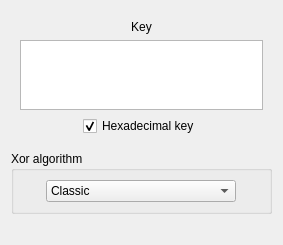
<?xml version="1.0" encoding="UTF-8"?>
<ui version="4.0">
 <comment>
  * Released as open source by NCC Group Plc - http://www.nccgroup.com/
  *
  * Developed by Gabriel Caudrelier, gabriel dot caudrelier at nccgroup dot com
  *
  * https://github.com/nccgroup/pip3line
  *
  * Released under AGPL see LICENSE for more information
</comment>
 <class>XorWidget</class>
 <widget class="QWidget" name="XorWidget">
  <property name="geometry">
   <rect>
    <x>0</x>
    <y>0</y>
    <width>283</width>
    <height>217</height>
   </rect>
  </property>
  <property name="windowTitle">
   <string>Form</string>
  </property>
  <layout class="QVBoxLayout" name="verticalLayout">
   <item>
    <widget class="QWidget" name="keyWidget" native="true">
     <layout class="QVBoxLayout" name="verticalLayout_2">
      <item>
       <widget class="QLabel" name="keyLabel">
        <property name="text">
         <string>Key</string>
        </property>
        <property name="alignment">
         <set>Qt::AlignCenter</set>
        </property>
       </widget>
      </item>
      <item>
       <widget class="QPlainTextEdit" name="keyPlainTextEdit"/>
      </item>
      <item alignment="Qt::AlignHCenter">
       <widget class="QCheckBox" name="fromHexcheckBox">
        <property name="text">
         <string>Hexadecimal key</string>
        </property>
        <property name="checked">
         <bool>true</bool>
        </property>
       </widget>
      </item>
     </layout>
    </widget>
   </item>
   <item>
    <widget class="QGroupBox" name="typeGroupBox">
     <property name="title">
      <string>Xor algorithm</string>
     </property>
     <layout class="QVBoxLayout" name="verticalLayout_4">
      <item alignment="Qt::AlignHCenter">
       <widget class="QComboBox" name="typeComboBox">
        <property name="sizePolicy">
         <sizepolicy hsizetype="Maximum" vsizetype="Fixed">
          <horstretch>0</horstretch>
          <verstretch>0</verstretch>
         </sizepolicy>
        </property>
        <item>
         <property name="text">
          <string>Classic</string>
         </property>
        </item>
        <item>
         <property name="text">
          <string>Rolling using previous input</string>
         </property>
        </item>
        <item>
         <property name="text">
          <string>Rolling using previous output</string>
         </property>
        </item>
       </widget>
      </item>
     </layout>
    </widget>
   </item>
   <item>
    <widget class="QLabel" name="messageLabel">
     <property name="sizePolicy">
      <sizepolicy hsizetype="Preferred" vsizetype="Minimum">
       <horstretch>0</horstretch>
       <verstretch>0</verstretch>
      </sizepolicy>
     </property>
     <property name="text">
      <string/>
     </property>
     <property name="alignment">
      <set>Qt::AlignCenter</set>
     </property>
     <property name="wordWrap">
      <bool>true</bool>
     </property>
    </widget>
   </item>
  </layout>
 </widget>
 <resources/>
 <connections/>
</ui>
